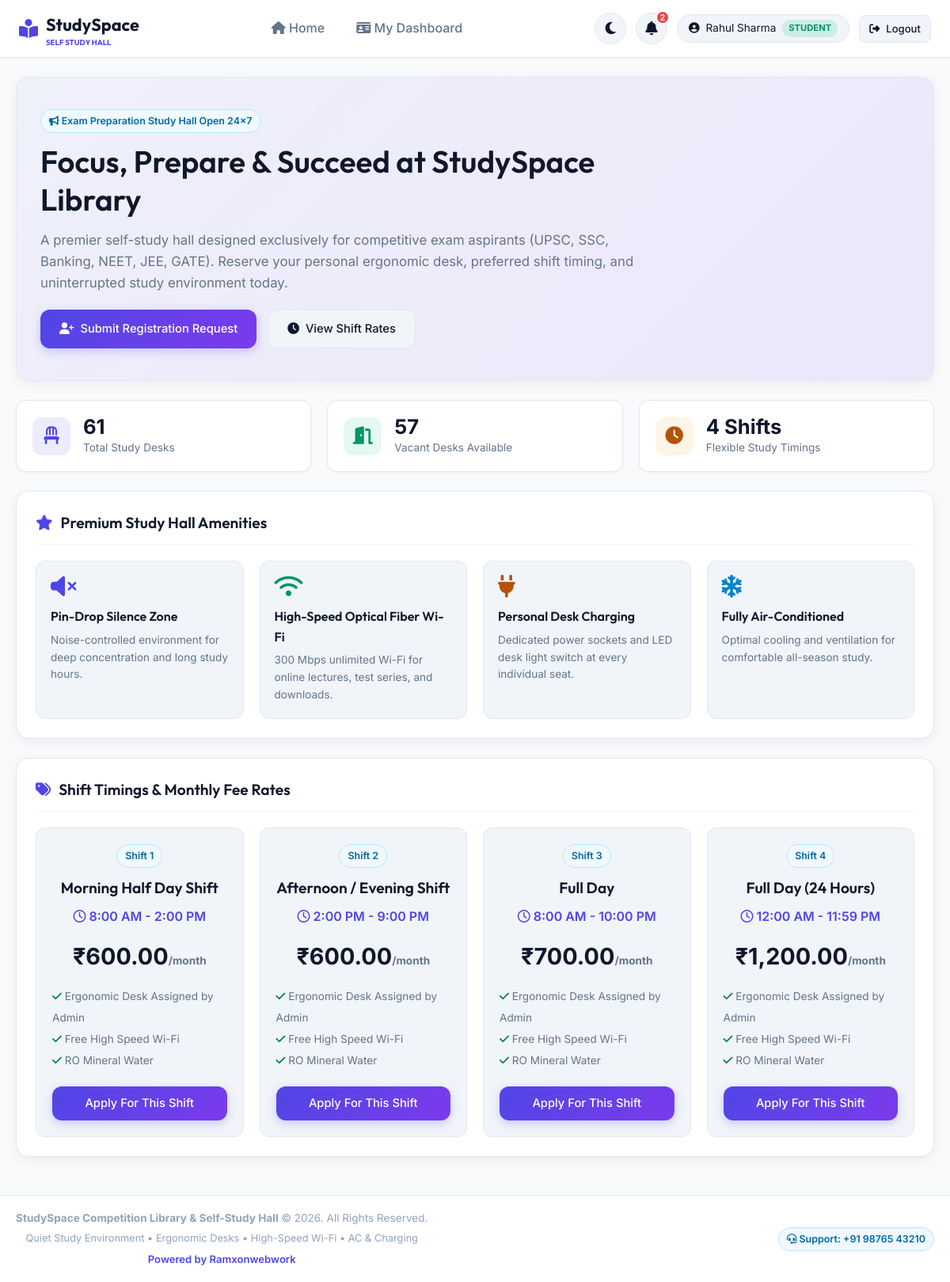
/ (signed in), run on the app's committed database.
### tables this page shows
CREATE TABLE users (
        id INTEGER PRIMARY KEY AUTOINCREMENT,
        name TEXT NOT NULL,
        email TEXT UNIQUE NOT NULL,
        phone TEXT NOT NULL,
        password TEXT NOT NULL,
        role TEXT NOT NULL DEFAULT 'student', -- 'admin' or 'student'
        emergency_contact TEXT,
        id_proof_type TEXT, -- 'Aadhaar', 'Voter ID', 'Driving License', 'Student ID'
        id_proof_no TEXT,
        status TEXT NOT NULL DEFAULT 'pending', -- 'pending', 'approved', 'hold', 'cancelled'
        created_at DATETIME DEFAULT CURRENT_TIMESTAMP
    , otp_code TEXT, otp_expires_at DATETIME, registered_device_id TEXT, father_name TEXT, address TEXT, is_deleted INTEGER DEFAULT 0, deleted_at DATETIME);

CREATE TABLE shifts (
        id INTEGER PRIMARY KEY AUTOINCREMENT,
        name TEXT NOT NULL, -- e.g., 'Morning Shift', 'Afternoon Shift', 'Evening Shift', 'Full Day / 24 hrs'
        start_time TEXT NOT NULL, -- e.g., '06:00'
        end_time TEXT NOT NULL,   -- e.g., '12:00'
        fee_amount REAL NOT NULL, -- Monthly fee in INR
        is_active INTEGER DEFAULT 1
    );

### config/auth.php (called while the page is built, shortened)
<?php
require_once __DIR__ . '/db.php';
function is_logged_in() {
    return isset($_SESSION['user_id']);
}
function current_user() {
    global $pdo;
    $stmt = $pdo->prepare("SELECT * FROM users WHERE id = ?");
    $stmt->execute([$_SESSION['user_id']]);
    return $stmt->fetch();
}
function is_admin() {
    $user = current_user();
    return $user && $user['role'] === 'admin';
}
function format_currency($amount) {
    return '₹' . number_format($amount, 2);
}
?>

### index.php (the view, shortened to what this page needs)
<?php
require_once __DIR__ . '/includes/header.php';
$shifts = $pdo->query("SELECT * FROM shifts WHERE is_active = 1 ORDER BY id ASC")->fetchAll();
$total_seats = $pdo->query("SELECT COUNT(*) FROM seats WHERE is_active = 1")->fetchColumn();
$occupied_seats = $pdo->query("SELECT COUNT(DISTINCT seat_id) FROM allocations WHERE status = 'active'")->fetchColumn();
$vacant_seats = max(0, $total_seats - $occupied_seats);
?>
<div class="card" style="background: linear-gradient(135deg, rgba(79, 70, 229, 0.05) 0%, rgba(124, 58, 237, 0.1) 100%); border: 1px solid var(--border-color); padding: 40px 30px; margin-bottom: 24px;">
    <div style="max-width: 750px;">
        <span class="badge badge-info" style="margin-bottom: 12px;"><i class="fas fa-bullhorn"></i> Exam Preparation Study Hall Open 24x7</span>
        <h1 style="font-size: 2.4rem; line-height: 1.25; margin-bottom: 14px;">Focus, Prepare & Succeed at StudySpace Library</h1>
        <p style="font-size: 1.05rem; color: var(--text-muted); margin-bottom: 20px;">
            A premier self-study hall designed exclusively for competitive exam aspirants (UPSC, SSC, Banking, NEET, JEE, GATE). Reserve your personal ergonomic desk, preferred shift timing, and uninterrupted study environment today.
        </p>
        <div style="display: flex; gap: 14px; flex-wrap: wrap;">
            <a href="login.php?tab=register" class="btn btn-primary" style="padding: 12px 24px;"><i class="fas fa-user-plus"></i> Submit Registration Request</a>
            <a href="#shifts" class="btn btn-secondary" style="padding: 12px 24px;"><i class="fas fa-clock"></i> View Shift Rates</a>
        </div>
    </div>
</div>
<div class="grid-3" style="margin-bottom: 24px;">
    <div class="stat-card">
        <div class="stat-icon" style="background: rgba(79, 70, 229, 0.1); color: var(--accent-primary);">
            <i class="fas fa-chair"></i>
        </div>
        <div>
            <div class="stat-value"><?php echo $total_seats; ?></div>
            <div class="stat-label">Total Study Desks</div>
        </div>
    </div>
    <div class="stat-card">
        <div class="stat-icon" style="background: rgba(16, 185, 129, 0.1); color: #059669;">
            <i class="fas fa-door-open"></i>
        </div>
        <div>
            <div class="stat-value"><?php echo $vacant_seats; ?></div>
            <div class="stat-label">Vacant Desks Available</div>
        </div>
    </div>
    <div class="stat-card">
        <div class="stat-icon" style="background: rgba(245, 158, 11, 0.1); color: #b45309;">
            <i class="fas fa-clock"></i>
        </div>
        <div>
            <div class="stat-value">4 Shifts</div>
            <div class="stat-label">Flexible Study Timings</div>
        </div>
    </div>
</div>
<div class="card">
    <div class="card-header">
        <h2 class="card-title"><i class="fas fa-star" style="color: var(--accent-primary);"></i> Premium Study Hall Amenities</h2>
    </div>
    <div class="grid-4" style="margin-top: 10px;">
        <div style="background: var(--bg-surface-elevated); padding: 18px; border-radius: var(--radius-md); border: 1px solid var(--border-color);">
            <i class="fas fa-volume-mute" style="font-size: 1.8rem; color: var(--accent-primary); margin-bottom: 10px;"></i>
            <h4>Pin-Drop Silence Zone</h4>
            <p style="font-size: 0.85rem; color: var(--text-muted); margin-top: 6px;">Noise-controlled environment for deep concentration and long study hours.</p>
        </div>
        <div style="background: var(--bg-surface-elevated); padding: 18px; border-radius: var(--radius-md); border: 1px solid var(--border-color);">
            <i class="fas fa-wifi" style="font-size: 1.8rem; color: #059669; margin-bottom: 10px;"></i>
            <h4>High-Speed Optical Fiber Wi-Fi</h4>
            <p style="font-size: 0.85rem; color: var(--text-muted); margin-top: 6px;">300 Mbps unlimited Wi-Fi for online lectures, test series, and downloads.</p>
        </div>
        <div style="background: var(--bg-surface-elevated); padding: 18px; border-radius: var(--radius-md); border: 1px solid var(--border-color);">
            <i class="fas fa-plug" style="font-size: 1.8rem; color: #b45309; margin-bottom: 10px;"></i>
            <h4>Personal Desk Charging</h4>
            <p style="font-size: 0.85rem; color: var(--text-muted); margin-top: 6px;">Dedicated power sockets and LED desk light switch at every individual seat.</p>
        </div>
        <div style="background: var(--bg-surface-elevated); padding: 18px; border-radius: var(--radius-md); border: 1px solid var(--border-color);">
            <i class="fas fa-snowflake" style="font-size: 1.8rem; color: #0284c7; margin-bottom: 10px;"></i>
            <h4>Fully Air-Conditioned</h4>
            <p style="font-size: 0.85rem; color: var(--text-muted); margin-top: 6px;">Optimal cooling and ventilation for comfortable all-season study.</p>
        </div>
    </div>
</div>
<div class="card" id="shifts">
    <div class="card-header">
        <h2 class="card-title"><i class="fas fa-tags" style="color: var(--accent-primary);"></i> Shift Timings & Monthly Fee Rates</h2>
    </div>
    <div class="grid-4" style="margin-top: 10px;">
        <?php foreach ($shifts as $shift): ?>
            <div style="background: var(--bg-surface-elevated); border: 1px solid var(--border-color); border-radius: var(--radius-md); padding: 20px; text-align: center; display: flex; flex-direction: column; justify-content: space-between;">
                <div>
                    <span class="badge badge-info" style="margin-bottom: 10px;">Shift <?php echo $shift['id']; ?></span>
                    <h3 style="font-size: 1.2rem; margin-bottom: 8px;"><?php echo htmlspecialchars($shift['name']); ?></h3>
                    <div style="font-size: 1rem; color: var(--accent-primary); font-weight: 600; margin-bottom: 14px;">
                        <i class="far fa-clock"></i> <?php echo date('g:i A', strtotime($shift['start_time'])); ?> - <?php echo date('g:i A', strtotime($shift['end_time'])); ?>
                    </div>
                    <div style="font-size: 1.8rem; font-weight: 700; color: var(--text-main); margin-bottom: 14px;">
                        <?php echo format_currency($shift['fee_amount']); ?><small style="font-size: 0.85rem; color: var(--text-muted);">/month</small>
                    </div>
                    <ul style="list-style: none; text-align: left; font-size: 0.85rem; color: var(--text-muted); margin-bottom: 18px; line-height: 2;">
                        <li><i class="fas fa-check" style="color: var(--color-success-text);"></i> Ergonomic Desk Assigned by Admin</li>
                        <li><i class="fas fa-check" style="color: var(--color-success-text);"></i> Free High Speed Wi-Fi</li>
                        <li><i class="fas fa-check" style="color: var(--color-success-text);"></i> RO Mineral Water</li>
                    </ul>
                </div>
                <a href="login.php?tab=register&shift=<?php echo $shift['id']; ?>" class="btn btn-primary" style="width: 100%;">Apply For This Shift</a>
            </div>
        <?php endforeach; ?>
    </div>
</div>
<?php require_once __DIR__ . '/includes/footer.php'; ?>

### includes/header.php (shortened to what this page needs)
<?php
require_once __DIR__ . '/../config/auth.php';
$user = current_user();
$unread_count = 0;
if (is_logged_in()) {
    $uid = $user['id'];
    if ($user['role'] === 'admin') {
        $stmt_hn = $pdo->query("SELECT n.*, u.name as student_name FROM notifications n LEFT JOIN users u ON n.user_id = u.id ORDER BY n.id DESC LIMIT 5");
    } else {
        $stmt_hn = $pdo->prepare("SELECT * FROM notifications WHERE user_id = 0 OR user_id = ? ORDER BY id DESC LIMIT 5");
        $stmt_hn->execute([$uid]);
    }
    $header_notifs = $stmt_hn->fetchAll();
    $unread_count = count($header_notifs);
}
?>
<!DOCTYPE html>
<html lang="en" data-theme="light">
<head>
    <link rel="stylesheet" href="https://cdnjs.cloudflare.com/ajax/libs/font-awesome/6.4.0/css/all.min.css">
    <link rel="stylesheet" href="assets/css/style.css">
</head>
<body>
    <nav class="navbar">
        <div class="nav-container">
            <a href="index.php" class="brand-logo">
                <i class="fas fa-book-reader"></i>
                <span>StudySpace <small style="font-size:0.6rem; color:var(--accent-primary); display:block; line-height:1;">SELF STUDY HALL</small></span>
            </a>
            <ul class="nav-links">
                <li><a href="index.php" class="nav-link"><i class="fas fa-home"></i> Home</a></li>
                <?php if (is_logged_in()): ?>
                    <?php if (is_admin()): ?>
                        <li><a href="admin_dashboard.php" class="nav-link"><i class="fas fa-chart-line"></i> Admin Dashboard</a></li>
                    <?php else: ?>
                        <li><a href="student_dashboard.php" class="nav-link"><i class="fas fa-id-card"></i> My Dashboard</a></li>
                    <?php endif; ?>
                <?php endif; ?>
            </ul>
            <div class="nav-user">
                <button id="themeToggleBtn" class="theme-toggle-btn" title="Toggle Light / Dark Mode">
                </button>
                <?php if (is_logged_in()): ?>
                    <div class="notif-dropdown-wrapper">
                        <button id="notifBellBtn" class="theme-toggle-btn" title="Notifications & Notices">
                            <i class="fas fa-bell"></i>
                            <?php if ($unread_count > 0): ?>
                                <span class="notif-badge"><?php echo $unread_count; ?></span>
                            <?php endif; ?>
                        </button>
                                <?php if (is_admin()): ?>
                                    <a href="admin_dashboard.php?tab=notifs">View All Notifications in Admin &rarr;</a>
                                <?php else: ?>
                                    <a href="student_dashboard.php?tab=tabNotifs">View All Notices &rarr;</a>
                                <?php endif; ?>
                    </div>
                    <div class="user-badge">
                        <i class="fas fa-user-circle"></i>
                        <span><?php echo htmlspecialchars($user['name']); ?></span>
                        <span class="role-pill <?php echo $user['role'] === 'admin' ? 'role-admin' : 'role-student'; ?>">
                            <?php echo strtoupper($user['role']); ?>
                        </span>
                    </div>
                    <a href="api/auth.php?action=logout" class="btn btn-secondary btn-sm"><i class="fas fa-sign-out-alt"></i> Logout</a>
                <?php else: ?>
                    <a href="login.php" class="btn btn-secondary btn-sm"><i class="fas fa-sign-in-alt"></i> Login</a>
                    <a href="login.php?tab=register" class="btn btn-primary btn-sm"><i class="fas fa-user-plus"></i> Join Library</a>
                <?php endif; ?>
            </div>
        </div>
    </nav>
    <div class="main-wrapper">

### includes/footer.php (shortened to what this page needs)
    </div>
    <footer>
        <div style="max-width: 1280px; margin: 0 auto; display: flex; justify-content: space-between; align-items: center; flex-wrap: wrap; gap: 15px;">
            <div>
                <p><strong>StudySpace Competition Library & Self-Study Hall</strong> &copy; <?php echo date('Y'); ?>. All Rights Reserved.</p>
                <p style="font-size: 0.8rem; color: var(--text-dim); margin-top: 4px;">Quiet Study Environment &bull; Ergonomic Desks &bull; High-Speed Wi-Fi &bull; AC & Charging</p>
                <p style="font-size: 0.82rem; color: var(--accent-primary); margin-top: 6px; font-weight: 600;">Powered by Ramxonwebwork</p>
            </div>
            <div>
                <span class="badge badge-info"><i class="fas fa-headset"></i> Support: +91 98765 43210</span>
            </div>
        </div>
    </footer>
</body>
</html>

### data on the page
users: name "Rahul Sharma", role "STUDENT"
shifts: id "1", name "Morning Half Day Shift", start_time "8:00 AM", end_time "2:00 PM", fee_amount "₹600.00"
shifts: id "2", name "Afternoon / Evening Shift", start_time "2:00 PM", end_time "9:00 PM", fee_amount "₹600.00"
shifts: id "3", name "Full Day", start_time "8:00 AM", end_time "10:00 PM", fee_amount "₹700.00"
shifts: id "4", name "Full Day (24 Hours)", start_time "12:00 AM", end_time "11:59 PM", fee_amount "₹1,200.00"

### other printed values
$unread_count "2"
$total_seats "61"
$vacant_seats "57"
